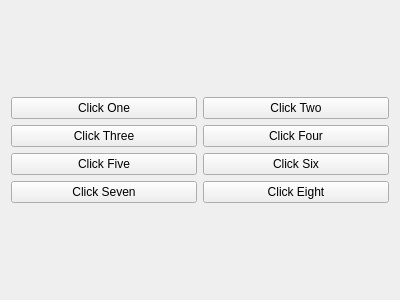
<?xml version="1.0" encoding="UTF-8"?>
<ui version="4.0">
 <class>Form</class>
 <widget class="QWidget" name="Form">
  <property name="geometry">
   <rect>
    <x>0</x>
    <y>0</y>
    <width>400</width>
    <height>300</height>
   </rect>
  </property>
  <property name="windowTitle">
   <string>Form</string>
  </property>
  <layout class="QGridLayout" name="gridLayout_2">
   <item row="0" column="0">
    <layout class="QGridLayout" name="gridLayout">
     <item row="0" column="0">
      <widget class="QPushButton" name="pushButton">
       <property name="text">
        <string>Click One</string>
       </property>
      </widget>
     </item>
     <item row="1" column="0">
      <widget class="QPushButton" name="pushButton_3">
       <property name="text">
        <string>Click Three</string>
       </property>
      </widget>
     </item>
     <item row="2" column="1">
      <widget class="QPushButton" name="pushButton_5">
       <property name="text">
        <string>Click Six</string>
       </property>
      </widget>
     </item>
     <item row="3" column="0">
      <widget class="QPushButton" name="pushButton_7">
       <property name="text">
        <string>Click Seven</string>
       </property>
      </widget>
     </item>
     <item row="0" column="1">
      <widget class="QPushButton" name="pushButton_2">
       <property name="text">
        <string>Click Two</string>
       </property>
      </widget>
     </item>
     <item row="1" column="1">
      <widget class="QPushButton" name="pushButton_4">
       <property name="text">
        <string>Click Four</string>
       </property>
      </widget>
     </item>
     <item row="2" column="0">
      <widget class="QPushButton" name="pushButton_8">
       <property name="text">
        <string>Click Five</string>
       </property>
      </widget>
     </item>
     <item row="3" column="1">
      <widget class="QPushButton" name="pushButton_6">
       <property name="text">
        <string>Click Eight</string>
       </property>
      </widget>
     </item>
    </layout>
   </item>
  </layout>
 </widget>
 <resources/>
 <connections/>
</ui>
